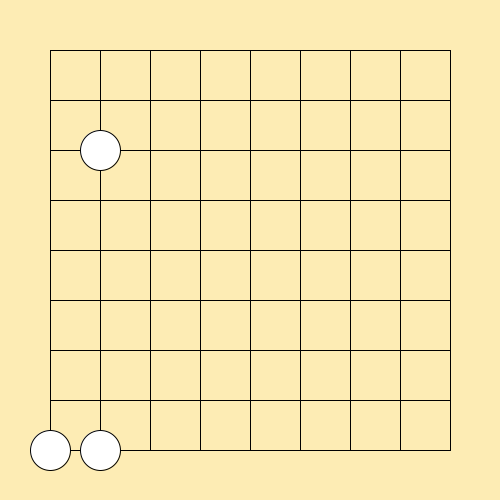
Frame 1 (no input)
Frame 60 (the mouse pressed at the canvas centre just before this capture): identical to frame 1, image omitted
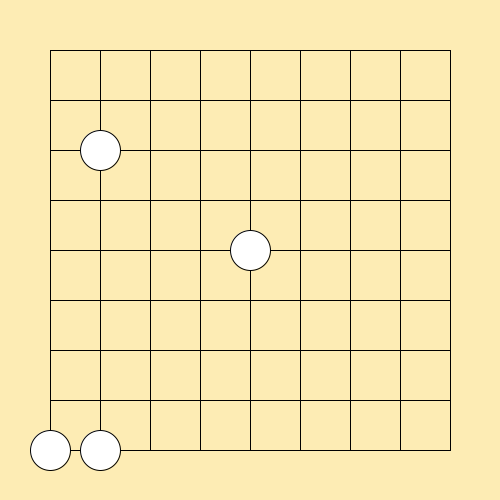
Frame 120 (the mouse held since frame 60 and released just before this capture)

The Processing sketch that drew these frames (run headless with seeded random() and noise(); from frame 60 on, the mouse is pressed at the canvas centre):

// Processing sketch: week04_7
// ── week04_7.pde
int go[][]=
  {
    {0,0,0,0,0,0,0,0,0},
    {0,0,0,0,0,0,0,0,0},
    {0,1,0,0,0,0,0,0,0},
    {0,0,0,0,0,0,0,0,0},
    {0,0,0,0,0,0,0,0,0},
    {0,0,0,0,0,0,0,0,0},
    {0,0,0,0,0,0,0,0,0},
    {0,0,0,0,0,0,0,0,0},
    {1,1,0,0,0,0,0,0,0},
    
  };
void setup()
{
  
size(500,500);  
}
void draw()
{
  background(253,236,180);
  for(int i=0;i<9;i++)
  {
  line(50+50*i,50,50+50*i,450);
  line(50,50+50*i,450,50+50*i);
  }
  for(int i=0;i<9;i++)
 {
  for(int j=0;j<9;j++)
  {
   if(go[i][j]==1) 
   {
    int x=50+50*j,y=50+50*i;
    fill(255);ellipse(x,y,40,40);
  }
   
  }
  
}
}
void mousePressed()
{
 int j=(mouseX-25)/50;
 int i=(mouseY-25)/50;
 go[i][j]=1;
 }
